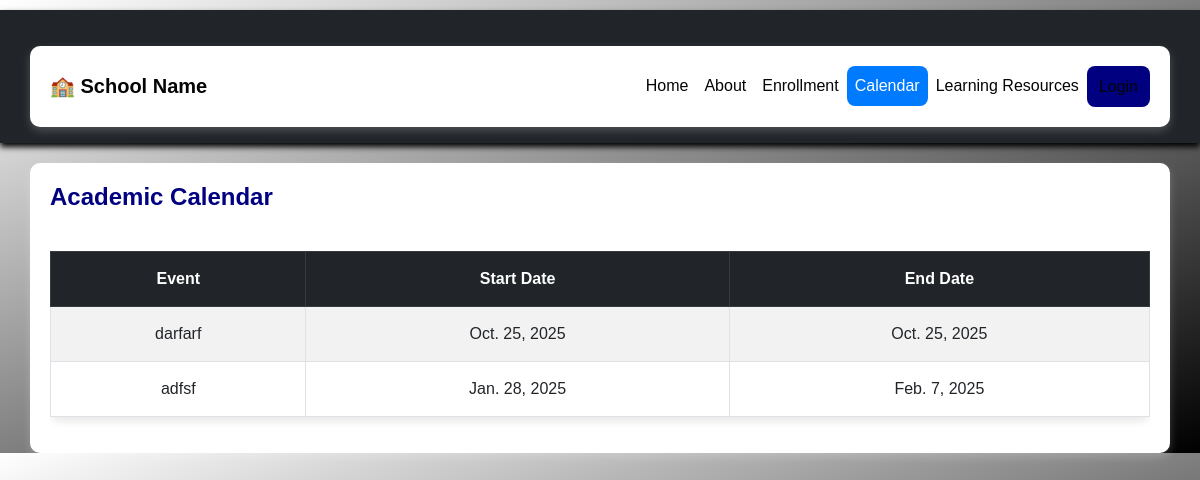
Screenshot of /calendar/ with the database file from the repository.
### app/models.py (models this page shows, shortened)
class CalendarEvent(models.Model):
    event_name = models.CharField(max_length=255)
    start_date = models.DateField()
    end_date = models.DateField()
    description = models.TextField(blank=True, null=True)

### app/views.py (the view)
# urls.py: path('calendar/', CalendarListView.as_view(), name='calendar_list'),
class CalendarListView(ListView):
    model = CalendarEvent  # Specify the model here
    template_name = 'app/calendar_list.html'
    context_object_name = 'events'
    def get_queryset(self):
        return CalendarEvent.objects.all().order_by('-start_date')[:5]

### app/templates/app/calendar_list.html
    {% extends 'app/base.html' %}
    {% load static %}
    {% block content %}
    <div class="container">
                 <div class="d-flex justify-content-between align-items-center mb-4">
            <h3 class="section-title text-navy">Academic Calendar</h3>
        </div>
        <div class="table-responsive">
            <table class="table table-striped table-bordered">
                <thead class="table-dark">
                    <tr>
                        <th>Event</th>
                        <th>Start Date</th>
                        <th>End Date</th>
                    </tr>
                </thead>
                <tbody>
                    {% for event in events %}
                        <tr>
                            <td>{{ event.event_name }}</td>
                            <td>{{ event.start_date }}</td>
                            <td>{{ event.end_date }}</td>
                        </tr>
                    {% empty %}
                        <tr>
                            <td colspan="3" class="text-center">No events available.</td>
                        </tr>
                    {% endfor %}
                </tbody>
            </table>
        </div>
    </div>
    {% endblock content %}

### static/css/base.css (style rules this page uses)
body { background: linear-gradient(to bottom right, #ffffff, #000000); color: #333; font-family: 'Arial', sans-serif; padding-top: 10px; }
.section-title { color: #ffffff; font-weight: bold; font-size: 1.5rem; margin-bottom: 15px; }
.container { background-color: rgb(255, 255, 255); border-radius: 10px; box-shadow: 0 4px 10px rgba(255, 255, 255, 0.2); padding: 20px; margin-top: 20px; }
.text-navy { color: navy; }
body { font-family: Arial, sans-serif; background-color: #f8f9fa; }
.section-title { font-weight: 600; font-size: 1.5rem; color: navy; }
.table { font-size: 1rem; border-radius: 10px; box-shadow: 0px 4px 10px rgba(0, 0, 0, 0.1); }
.table-dark { background-color: #343a40; color: white; }
.table th, .table td { padding: 15px; text-align: center; }

### rows the page displays
CalendarEvent: event_name "darfarf", start_date "Oct. 25, 2025", end_date "Oct. 25, 2025"
CalendarEvent: event_name "adfsf", start_date "Jan. 28, 2025", end_date "Feb. 7, 2025"
